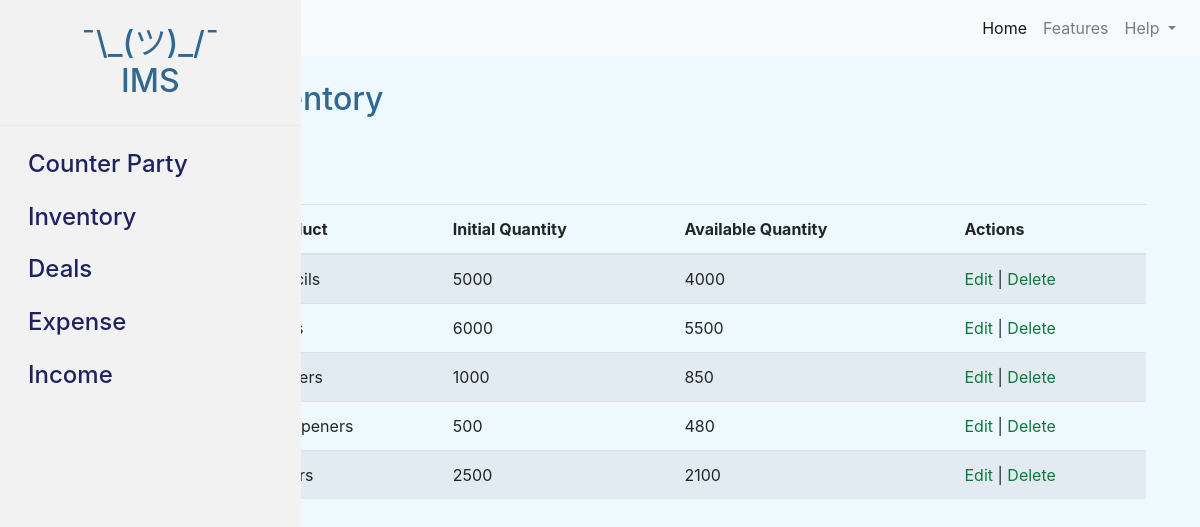
The app's page /inventory/, older data.
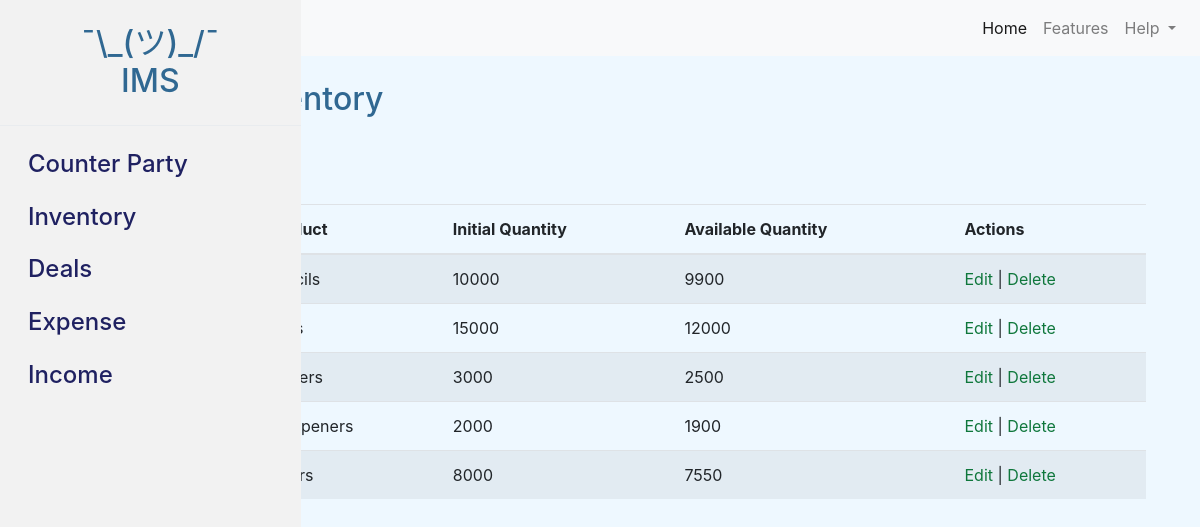
The same page, newer data.
### inventoryMgtSys/models.py (models this page shows, shortened)
class Inventory(models.Model):
    product = models.CharField(max_length=255)
    initial_qty = models.IntegerField()
    available_qty = models.IntegerField()

### inventoryMgtSys/views.py (the view)
# urls.py: path('inventory/', views.inventory_list, name='inventory_list'),
def inventory_list(request):
   inventories = Inventory.objects.all()
   return render(request, 'inventory.html', {'inventories': inventories})

### inventoryMgtSys/templates/inventory.html (shortened to what this page needs)
{% extends 'base.html' %}
{% block content %}
{% include 'navbar.html' %}
      {% include 'sidebar.html' %}
      <main role="main" class="col-md-9 ml-sm-auto col-lg-10 px-4 mt-4">
        <div class="container">
            <h2 class="mb-4">Inventory</h2>
            <a class="btn btn-primary" href="{% url 'inventory_add' %}">Add</a>
            {% include 'inventory_list.html' %}
        </div>
      </main>
{% endblock %}

### inventoryMgtSys/templates/inventory_list.html
<br><br>
<div class="container">
    <table class="table table-striped">
        <thead>
            <tr>
                <th>Product</th>
                <th>Initial Quantity</th>
                <th>Available Quantity</th>
                <th>Actions</th>
            </tr>
        </thead>
        <tbody>
            {% for inventory in inventories %}
            <tr>
                <td>{{ inventory.product }}</td>
                <td>{{ inventory.initial_qty }}</td>
                <td>{{ inventory.available_qty }}</td>
                <td>
                    <a href="{% url 'inventory_edit' inventory.pk %}">Edit</a> |
                    <a href="{% url 'inventory_delete' inventory.pk %}">Delete</a>
                </td>
            </tr>
            {% endfor %}
        </tbody>
    </table>
 </div>

Row changes from the older to the newer data that the page shows:
changed Inventory (number 1 of 5 on the later page): initial_qty "5000" → "10000"; available_qty "4000" → "9900"
changed Inventory (number 2 of 5 on the later page): initial_qty "6000" → "15000"; available_qty "5500" → "12000"
changed Inventory (number 3 of 5 on the later page): initial_qty "1000" → "3000"; available_qty "850" → "2500"
changed Inventory "Sharpeners": initial_qty "500" → "2000"; available_qty "480" → "1900"
changed Inventory (number 5 of 5 on the later page): initial_qty "2500" → "8000"; available_qty "2100" → "7550"
